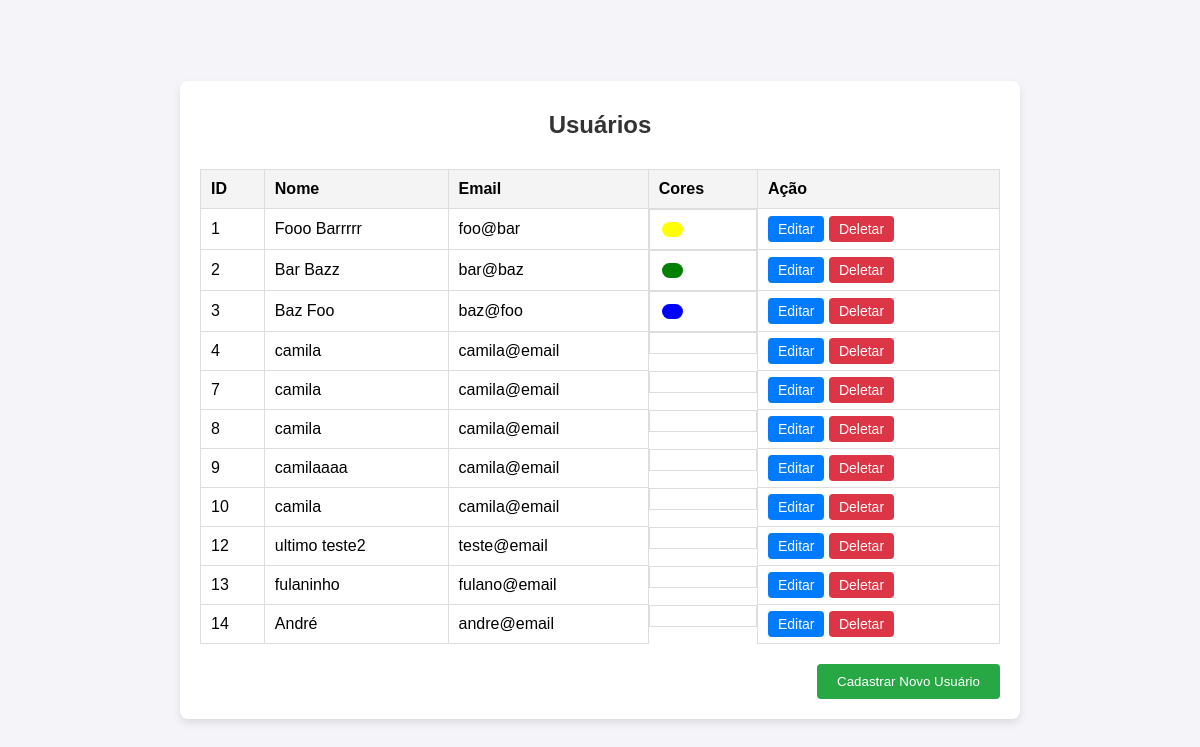
The page / on the database its author committed.
### tables this page shows
CREATE TABLE users(
    id INTEGER PRIMARY KEY,
    name varchar(100) NOT NULL,
    email varchar(100) NOT NULL
);

### connection.php (called while the page is built, shortened)
<?php
class Connection {
    private $databaseFile;
    private $connection;
    public function __construct()
    {
        $this->databaseFile = realpath(__DIR__ . "/database/db.sqlite");
    }
    private function connect()
    {
        return $this->connection = new PDO("sqlite:{$this->databaseFile}");
    }
    public function getConnection()
    {
        return $this->connection ?: $this->connection = $this->connect();
    }
    public function query($query)
    {
        $result = $this->getConnection()->query($query);
        $result->setFetchMode(PDO::FETCH_INTO, new stdClass);
        return $result;
    }
}

### index.php (the view, shortened to what this page needs)
<?php
require 'connection.php';
$connection = new Connection();
$users = $connection->query("SELECT u.id AS id, u.name AS name, u.email AS email,
                        CASE
                            WHEN EXISTS (SELECT 1 FROM user_colors uc WHERE uc.user_id = u.id AND uc.color_id = 1) THEN 'true'
                            ELSE 'false'
                        END AS blue,
                        CASE
                            WHEN EXISTS (SELECT 1 FROM user_colors uc WHERE uc.user_id = u.id AND uc.color_id = 2) THEN 'true'
                            ELSE 'false'
                        END AS red,
                        CASE
                            WHEN EXISTS (SELECT 1 FROM user_colors uc WHERE uc.user_id = u.id AND uc.color_id = 3) THEN 'true'
                            ELSE 'false'
                        END AS yellow,
                        CASE
                            WHEN EXISTS (SELECT 1 FROM user_colors uc WHERE uc.user_id = u.id AND uc.color_id = 4) THEN 'true'
                            ELSE 'false'
                        END AS green
                    FROM users u ORDER BY u.id;");
?>
<!DOCTYPE html>
<html lang="pt">
<head>
    <link rel="stylesheet" href="css/style.css">
</head>
<body>
    <div class="crud-container">
        <nav>
            <h1>Usuários</h1>
        </nav>
        <section>
            <?php
                echo "<table>
                <thead>
                    <tr>
                        <th>ID</th>
                        <th>Nome</th>
                        <th>Email</th>
                        <th>Cores</th>
                        <th>Ação</th>
                    </tr>
                </thead>
                <tbody>";
                foreach ($users as $user) {
                    echo sprintf(
                        "<tr>
                            <td>%s</td>
                            <td>%s</td>
                            <td>%s</td>
                            <td class='td-color' data-id='%s' data-nome='%s' data-blue='%s' data-green='%s' data-yellow='%s' data-red='%s'>
                                <div id='color_blue' class='colors' data-isset='%s' style='display:%s;'></div>
                                <div id='color_green' class='colors' data-isset='%s' style='display:%s;'></div>
                                <div id='color_yellow' class='colors' data-isset='%s'style='display:%s;'></div>
                                <div id='color_red' class='colors' data-isset='%s' style='display:%s;'></div>
                            </td>
                            <td>
                                <a href='#' class='btn-edit' data-id='%s' data-name='%s' data-email='%s'>Editar</a>
                                <a href='#' class='btn-delete' data-id='%s' data-name='%s' data-email='%s'>Deletar</a>
                            </td>
                        </tr>",
                        $user->id, $user->name, $user->email,
                        $user->id,$user->name,
                        filter_var($user->blue, FILTER_VALIDATE_BOOLEAN),
                        filter_var($user->green, FILTER_VALIDATE_BOOLEAN),
                        filter_var($user->yellow, FILTER_VALIDATE_BOOLEAN),
                        filter_var($user->red, FILTER_VALIDATE_BOOLEAN),
                        $user->blue, filter_var($user->blue, FILTER_VALIDATE_BOOLEAN) ? "block" : "none",
                        $user->green, filter_var($user->green, FILTER_VALIDATE_BOOLEAN) ? "block" : "none",
                        $user->yellow, filter_var($user->yellow, FILTER_VALIDATE_BOOLEAN) ? "block" : "none",
                        $user->red, filter_var($user->red, FILTER_VALIDATE_BOOLEAN) ? "block" : "none",
                        $user->id, $user->name, $user->email,
                        $user->id, $user->name, $user->email
                    );
                }
                echo "</tbody></table>";
            ?>
            <div class="form_new_row">
                <form action="" method="post">
                    <button value="send_new_user" class="btn-create">Cadastrar Novo Usuário</button>
                </form>
            </div>
        </section>
    </div>
</body>
</html>

### css/style.css (style rules this page uses)
body { font-family: Arial, sans-serif; background-color: #f4f4f9; display: flex; justify-content: center; align-items: center; height: 100vh; margin: 0; }
.crud-container { width: 90%; max-width: 800px; background-color: white; border-radius: 8px; box-shadow: 0 4px 8px rgba(0, 0, 0, 0.1); padding: 20px; }
nav h1 { text-align: center; margin: 0; padding: 10px 0; color: #333; }
.form_new_row { margin-top: 20px; text-align: end; }
.form_new_row button { padding: 10px 20px; background-color: #28a745; color: white; border: none; border-radius: 4px; cursor: pointer; }
table { width: 100%; border-collapse: collapse; margin-top: 20px; }
table thead { background-color: #f4f4f4; }
table th, table td { text-align: left; padding: 10px; border: 1px solid #ddd; }
table th { font-weight: bold; }
table td a { padding: 5px 10px; font-size: 14px; text-decoration: none; border-radius: 4px; color: white; }
.btn-edit { background-color: #007bff; }
.btn-delete { background-color: #dc3545; }
#color_blue { background-color: blue; }
#color_green { background-color: green; }
#color_yellow { background-color: yellow; }
.colors { width:25%; height: 15px; display: grid; float: left; margin: 2px; border-radius: 25px; }
.td-color { display: flex; cursor: pointer; }

### rows shown on the page
users: id "1", name "Fooo Barrrrr", email "foo@bar"
users: id "2", name "Bar Bazz", email "bar@baz"
users: id "3", name "Baz Foo", email "baz@foo"
users: id "4", name "camila", email "camila@email"
users: id "7", name "camila", email "camila@email"
users: id "8", name "camila", email "camila@email"
users: id "9", name "camilaaaa", email "camila@email"
users: id "10", name "camila", email "camila@email"
users: id "12", name "ultimo teste2", email "teste@email"
users: id "13", name "fulaninho", email "fulano@email"
users: id "14", name "André", email "andre@email"
